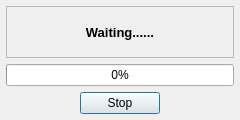
<?xml version="1.0" encoding="UTF-8"?>
<ui version="4.0">
 <class>Dialog</class>
 <widget class="QDialog" name="Dialog">
  <property name="windowModality">
   <enum>Qt::WindowModality::WindowModal</enum>
  </property>
  <property name="geometry">
   <rect>
    <x>0</x>
    <y>0</y>
    <width>240</width>
    <height>120</height>
   </rect>
  </property>
  <property name="sizePolicy">
   <sizepolicy hsizetype="Fixed" vsizetype="Fixed">
    <horstretch>0</horstretch>
    <verstretch>0</verstretch>
   </sizepolicy>
  </property>
  <property name="minimumSize">
   <size>
    <width>240</width>
    <height>120</height>
   </size>
  </property>
  <property name="maximumSize">
   <size>
    <width>240</width>
    <height>120</height>
   </size>
  </property>
  <property name="font">
   <font>
    <pointsize>9</pointsize>
    <bold>false</bold>
   </font>
  </property>
  <property name="contextMenuPolicy">
   <enum>Qt::ContextMenuPolicy::DefaultContextMenu</enum>
  </property>
  <property name="windowTitle">
   <string>Notice</string>
  </property>
  <property name="locale">
   <locale language="English" country="UnitedStates"/>
  </property>
  <property name="modal">
   <bool>false</bool>
  </property>
  <layout class="QVBoxLayout" name="verticalLayout" stretch="0,0,0">
   <property name="leftMargin">
    <number>6</number>
   </property>
   <property name="topMargin">
    <number>6</number>
   </property>
   <property name="rightMargin">
    <number>6</number>
   </property>
   <property name="bottomMargin">
    <number>6</number>
   </property>
   <item>
    <widget class="QLabel" name="label">
     <property name="font">
      <font>
       <pointsize>10</pointsize>
       <bold>true</bold>
      </font>
     </property>
     <property name="contextMenuPolicy">
      <enum>Qt::ContextMenuPolicy::CustomContextMenu</enum>
     </property>
     <property name="frameShape">
      <enum>QFrame::Shape::StyledPanel</enum>
     </property>
     <property name="frameShadow">
      <enum>QFrame::Shadow::Sunken</enum>
     </property>
     <property name="text">
      <string>Waiting......</string>
     </property>
     <property name="alignment">
      <set>Qt::AlignmentFlag::AlignCenter</set>
     </property>
    </widget>
   </item>
   <item>
    <widget class="QProgressBar" name="progressBar">
     <property name="sizePolicy">
      <sizepolicy hsizetype="Expanding" vsizetype="Fixed">
       <horstretch>0</horstretch>
       <verstretch>0</verstretch>
      </sizepolicy>
     </property>
     <property name="value">
      <number>0</number>
     </property>
     <property name="invertedAppearance">
      <bool>false</bool>
     </property>
    </widget>
   </item>
   <item>
    <layout class="QHBoxLayout" name="horizontalLayout" stretch="0,0,0">
     <item>
      <spacer name="horizontalSpacer">
       <property name="orientation">
        <enum>Qt::Orientation::Horizontal</enum>
       </property>
       <property name="sizeHint" stdset="0">
        <size>
         <width>40</width>
         <height>20</height>
        </size>
       </property>
      </spacer>
     </item>
     <item>
      <widget class="QPushButton" name="pushButton_stop">
       <property name="text">
        <string>Stop</string>
       </property>
      </widget>
     </item>
     <item>
      <spacer name="horizontalSpacer_2">
       <property name="orientation">
        <enum>Qt::Orientation::Horizontal</enum>
       </property>
       <property name="sizeHint" stdset="0">
        <size>
         <width>40</width>
         <height>20</height>
        </size>
       </property>
      </spacer>
     </item>
    </layout>
   </item>
  </layout>
 </widget>
 <resources/>
 <connections/>
</ui>
